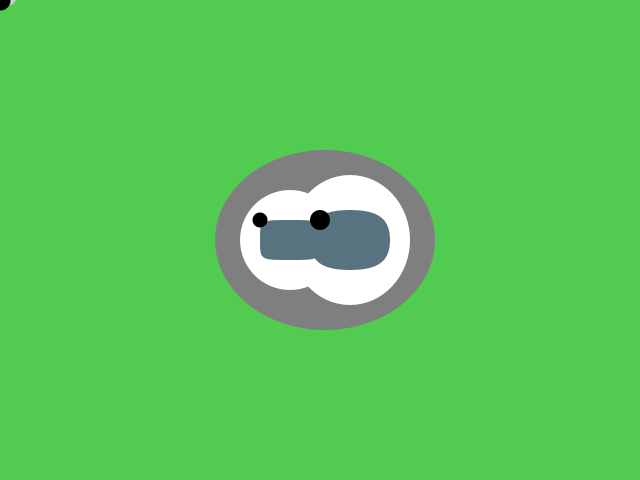
Frame 1 (no input)
Frame 60 (the mouse pressed at the canvas centre just before this capture): identical to frame 1, image omitted
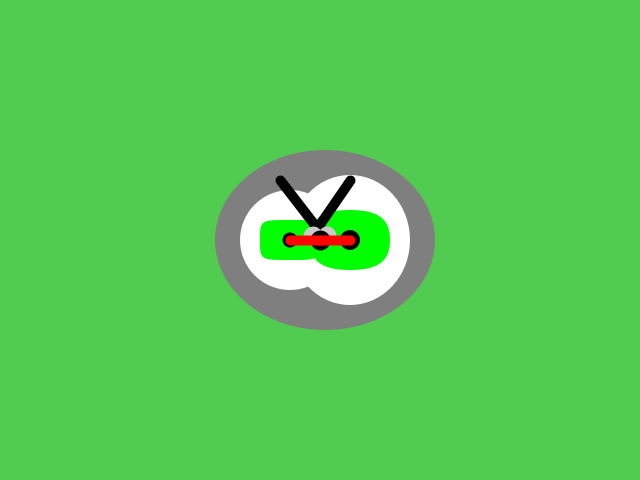
Frame 120 (the mouse held since frame 60 and released just before this capture)

The Processing sketch that drew these frames (run headless with seeded random() and noise(); from frame 60 on, the mouse is pressed at the canvas centre):

// Processing sketch: processing_13373
// ── processing_13373.pde

void setup(){
  size(640,480);
  smooth();
  colorMode(HSB,360,100,100);
  frameRate(240);
  noCursor();
}


void draw(){
    noStroke();
  float pupilX1 = map(mouseX, 0,width, 260,320);
  float pupilX2 = map(mouseX, 0,width, 320,380);
  float pupilY = map(mouseY, 0,height, 220,260);
  background(120,60,80);
      //Body
  fill(1,0,50);
  ellipse(325,240,220,180);
      //WHITES
  fill(255,0,100);
  ellipse(290,240,100,100);
  ellipse(350,240,120,130);
      //IRIS
      float E = 200;
      float C = map(mouseX,0,width,0,360);
      float D = map(mouseY,0,height,0,360);
      float B = map(mouseX,0,width,50,100);
      float A = map(mouseY,0,width,30,70);
  if(mousePressed){
    E = frameCount;
    A = 100;
    B = 100;
  }
  if(frameCount==360){
    frameCount = 1;
  }
  fill(E,A,B);
  beginShape();
    vertex(310,240);
    bezierVertex(310,220,320,210,350,210);
    bezierVertex(380,210,390,220,390,240);
    bezierVertex(390,260,380,270,350,270);
    bezierVertex(320,270,310,260,310,240);
  endShape();
  beginShape();
    vertex(260,240);
    bezierVertex(260,220,260,220,290,220);
    bezierVertex(320,220,320,220,320,240);
    bezierVertex(320,260,320,260,290,260);
    bezierVertex(260,260,260,260,260,240);
  endShape();
      //PUPILS
  fill(0);
  ellipse(pupilX2,pupilY, 20,20);
  ellipse(pupilX1,pupilY, 15,15);
      //EYEBROWS
      stroke(1,1,1);
  if(mousePressed){
    line(317,228,280,180);
    line(317,228,350,180);
  }
      //FLY
  strokeWeight(10);
  fill(1,1,80);
  stroke(1,1,80);
  ellipse(mouseX-7,mouseY-4,9,9);
  ellipse(mouseX+7,mouseY-4,9,9);
  stroke(1,1,1);
  fill(1,1,1);
  ellipse(mouseX,mouseY,10,10);
      //LASERS
  stroke(1,100,100);
    strokeWeight(10);
  if(mousePressed){
    line(pupilX2,pupilY,mouseX,mouseY);
    line(pupilX1,pupilY,mouseX,mouseY);
  }
}
